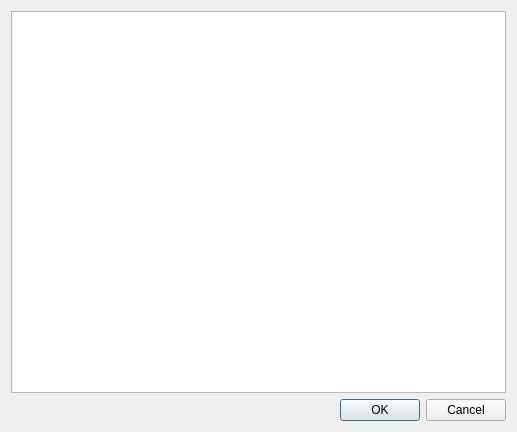
<?xml version="1.0" encoding="UTF-8"?>
<ui version="4.0">
 <class>Dialog</class>
 <widget class="QDialog" name="Dialog">
  <property name="geometry">
   <rect>
    <x>0</x>
    <y>0</y>
    <width>517</width>
    <height>432</height>
   </rect>
  </property>
  <property name="windowTitle">
   <string>Dialog</string>
  </property>
  <layout class="QVBoxLayout" name="verticalLayout">
   <item>
    <widget class="QTextEdit" name="textEdit"/>
   </item>
   <item>
    <widget class="QDialogButtonBox" name="buttonBox">
     <property name="orientation">
      <enum>Qt::Orientation::Horizontal</enum>
     </property>
     <property name="standardButtons">
      <set>QDialogButtonBox::StandardButton::Cancel|QDialogButtonBox::StandardButton::Ok</set>
     </property>
    </widget>
   </item>
  </layout>
 </widget>
 <resources/>
 <connections>
  <connection>
   <sender>buttonBox</sender>
   <signal>accepted()</signal>
   <receiver>Dialog</receiver>
   <slot>accept()</slot>
   <hints>
    <hint type="sourcelabel">
     <x>248</x>
     <y>254</y>
    </hint>
    <hint type="destinationlabel">
     <x>157</x>
     <y>274</y>
    </hint>
   </hints>
  </connection>
  <connection>
   <sender>buttonBox</sender>
   <signal>rejected()</signal>
   <receiver>Dialog</receiver>
   <slot>reject()</slot>
   <hints>
    <hint type="sourcelabel">
     <x>316</x>
     <y>260</y>
    </hint>
    <hint type="destinationlabel">
     <x>286</x>
     <y>274</y>
    </hint>
   </hints>
  </connection>
 </connections>
</ui>
